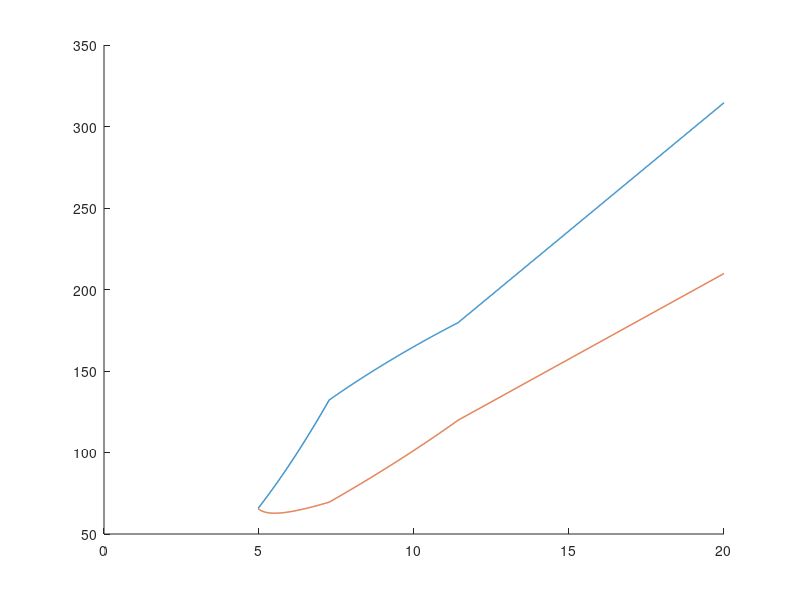

MATLAB code for this plot: (Note: this script raises an error after producing the figure.)
close all
clear all
%% import boundary of M2
%bd = load('0.048.mat'); % a
bd = load('0.35.mat'); % b
%bd = load('0.42.mat'); % c
x_coord = bd.L0;
y1_coord = bd.branch1;
y2_coord = bd.branch2;
fig = figure; hold on
plot(x_coord,y1_coord,'-','LineWidth',1)
plot(x_coord,y2_coord,'-','LineWidth',1)
%% boundary of M1
% parameters
p = struct;
p.rho   = 0.879;
p.tau   = 0.15;
p.theta = 1;
p.a     = 11.42;
p.alpha = 0.6;
p.gamma = p.tau + (p.a*p.tau*(1-p.rho) - p.rho*p.tau);
p.c_tilde = 1;
% variables
syms xvar
g_0 = 0.35; % TO MANUALLY ADJUST
e_0=0;
fplot(xvar*(p.c_tilde*(1+g_0/(e_0+p.tau*p.rho))^p.alpha)^(1/(1-p.alpha)),'b')
%% plotting
axis([0 25 0 250])
width_pt = 1.3*1.3*235*0.2791;
height_pt = 1.3*200*0.4269;

% Convert points to inches (since MATLAB uses inches for 'Units')
width_in = width_pt / 72;
height_in = height_pt / 72;

% Set figure position [left, bottom, width, height]
set(fig, 'Units', 'inches', 'Position', [1, 1, width_in, height_in]);

ax = gca;
set(gca,'linewidth',1)
ax.XTickLabel=[];
ax.YTickLabel=[];
set(gcf,'renderer','painters');
